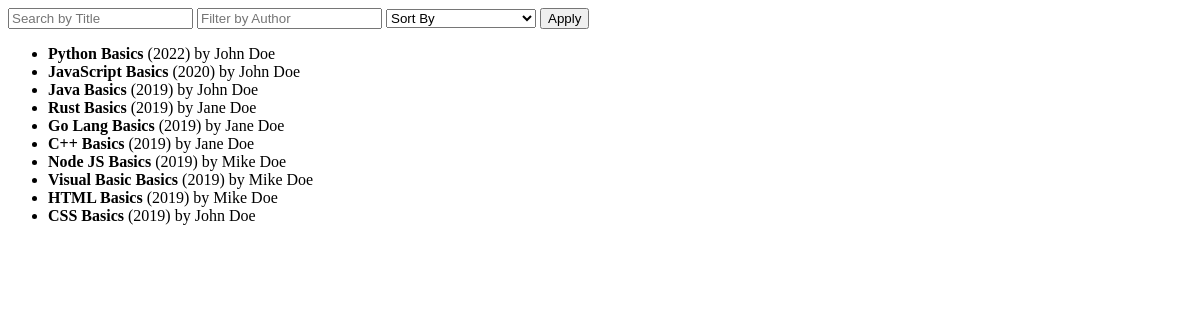
Before: /books/listbooks/ with the older database file.
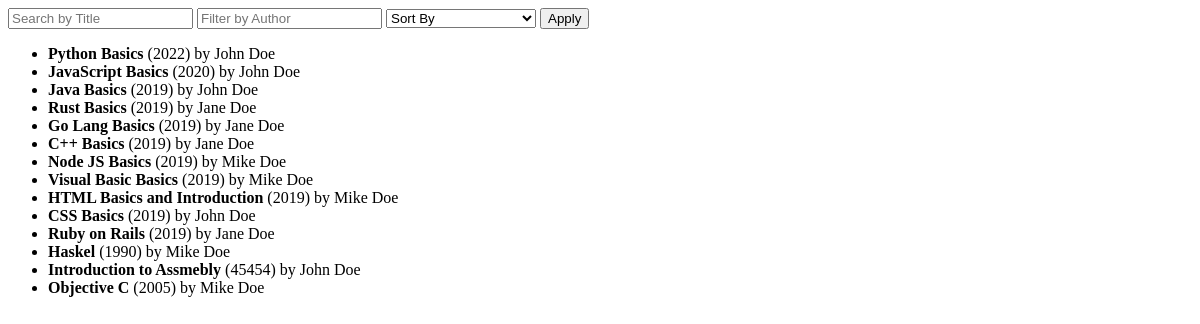
After: the same page with the newer database file.
### api/models.py (models this page shows, shortened)
class Book(models.Model):
    title = models.CharField(max_length=200)
    publication_year = models.IntegerField()
    author = models.ForeignKey(Author, on_delete=models.CASCADE)

class Author(models.Model):
    name = models.CharField(max_length=200)
    def __str__(self):
        return self.name

### api/views.py (the view)
# urls.py: path('listbooks/', BookListView.as_view(), name='book-list'),
class BookListView(ListView):
    model = Book
    template_name = 'api/book_list.html'
    context_object_name = 'books'
    def get_queryset(self):
        queryset = super().get_queryset()
        author = self.request.GET.get("author")
        if author:
            queryset = queryset.filter(author__name__icontains=author)
        search = self.request.GET.get("search")
        if search:
            queryset = queryset.filter(
                Q(title__icontains=search) |
                Q(author__name__icontains=search)
            )
        order = self.request.GET.get("order")
        allowed_fields = ["title", "publication_year"]
        if order in allowed_fields:
            queryset = queryset.order_by(order)
        return queryset

### api/templates/api/book_list.html (shortened to what this page needs)
<form method="get">
    <input type="text" name="search" placeholder="Search by Title" value="{{ request.GET.search }}">
    <input type="text" name="author" placeholder="Filter by Author" value="{{ request.GET.author }}">
    <select name="order">
        <option value="">Sort By</option>
    </select>
    <button type="submit">Apply</button>
</form>
{% if books %}
    <ul>
        {% for book in books %}
        <li>
            <strong>{{ book.title }}</strong>
            ({{ book.publication_year }}) by {{ book.author.name }}
        </li>
        {% endfor %}
    </ul>
{% else %}
    <p>No books found.</p>
{% endif %}

Changed rows visible on the page:
changed Book: title "HTML Basics" → "HTML Basics and Introduction"
added Book: title "Ruby on Rails", publication_year "2019", author.name "Jane Doe"
added Book: title "Haskel", publication_year "1990", author.name "Mike Doe"
added Book: title "Introduction to Assmebly", publication_year "45454", author.name "John Doe"
added Book: title "Objective C", publication_year "2005", author.name "Mike Doe"
